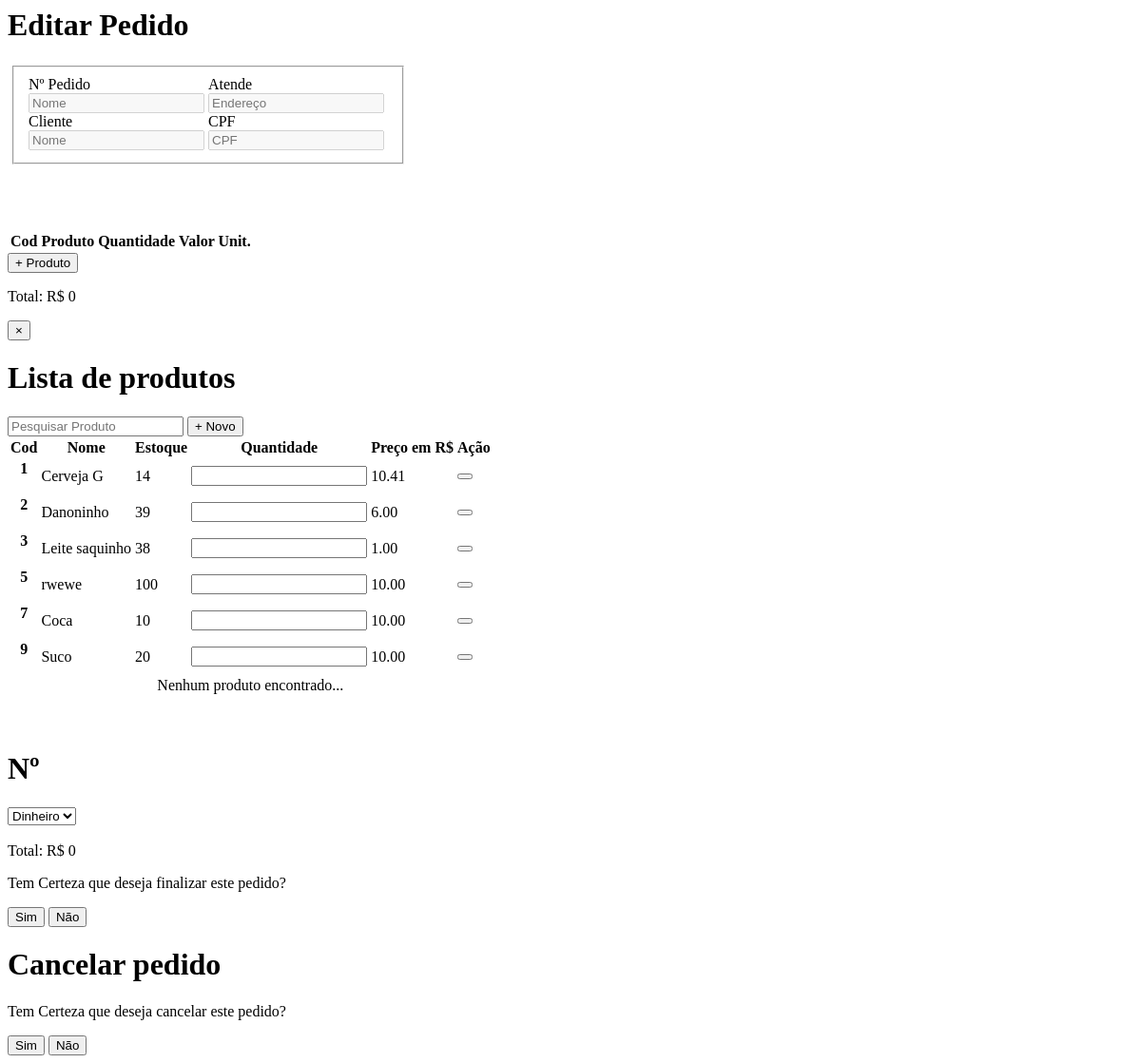
The app's page /pages/UpdatePedido.php, older data.
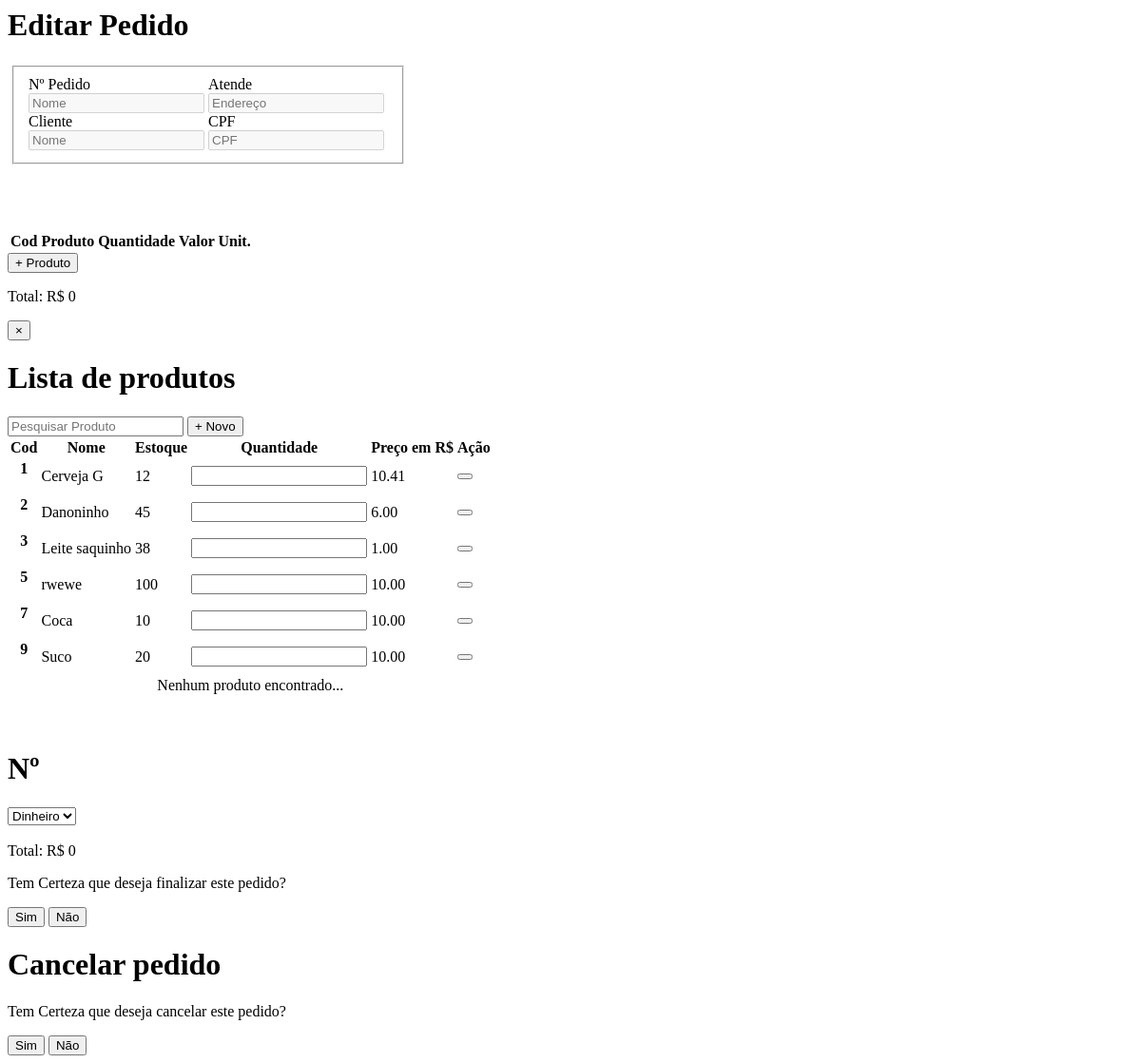
The same page, newer data.
### tables this page shows
CREATE TABLE IF NOT EXISTS `tb_produto` (
  `idproduto` int(11) NOT NULL AUTO_INCREMENT,
  `nome` varchar(255) NOT NULL,
  `id_categoria` int(1) NOT NULL,
  `estoque` int(11) NOT NULL,
  `preco_unit` decimal(10,2) NOT NULL,
  `id_fornecedor` int(11) NOT NULL,
  `status` bit(1) NOT NULL,
  `alerta_estoque` int(11) DEFAULT NULL,
  PRIMARY KEY (`idproduto`)
);

### classes/Mysql.php (called while the page is built)
<?php
	class Mysql
	{
		private static $pdo;
		public static function conectar(){
			if(self::$pdo == null){
				try{
					self::$pdo = new PDO('mysql:host='.HOST.';dbname='.DATABASE,USER,PASSWORD,array(PDO::MYSQL_ATTR_INIT_COMMAND => 'SET NAMES utf8'));
					self::$pdo->setAttribute(PDO::ATTR_ERRMODE,PDO::ERRMODE_EXCEPTION);
				}catch(Exception $e){
					echo '<h2>Erro ao conectar.</h2>';
				}
			}
			return self::$pdo;
		}
	}
?>

### pages/UpdatePedido.php (the view, shortened to what the changed rows need)
<div class="card-title mt-5 text-center">
   <h1>Editar Pedido</h1>
</div>
<div class="w100 left" style="margin-top: 50px;">
   <table class="table" id="pedido">
     <thead class="thead-dark">
       <tr>
         <th scope="col">Cod</th>
         <th scope="col">Produto</th>
         <th scope="col">Quantidade</th>
         <th scope="col">Valor Unit.</th>
       </tr>
     </thead>
   </table>
</div>
<div class="modal fade" id="myModal" role="dialog">
  <div class="modal-dialog">
    <div class="modal-content">
      <div class="modal-header">
          <h1>Lista de produtos</h1>
      </div>
      <div class="modal-body">
        <div class="table-responsive">
          <table class="table table-striped table-bordered table-hover" id="list-thumbs">
              <thead>
                <tr>
                    <th>Cod</th>
                    <th>Nome</th>
                    <th>Estoque</th>
                    <th>Quantidade</th>
                    <th>Preço em R$</th>
                    <th>Ação</th>
                </tr>
              </thead>
            <tbody>
              <?php
                $produtos = MySql::conectar()->prepare("
                SELECT idproduto, nome, estoque, preco_unit, status
                FROM tb_produto
                WHERE status != 0
                ");
                $produtos->execute();
                $produtos = $produtos->fetchAll();
                foreach ($produtos as $key => $value):
              ?>
              <tr>
                    <th><form method="post" style="display: inline-block;">
                      <?php echo $value['idproduto'];?>
                    </th>
                    <td><?php echo $value['nome']?></td>
                    <td><?php echo $value['estoque'];?></td>
                    <td><input type="number" name="qtd"></td>
                    <td><?php echo $value['preco_unit'];?></td>
                    <td>
                        <button class="btn btn-xs" title="Adicionar" type="submit">
                        </button>
                  </td>
              </tr>
              <?php endforeach;?>
            </tbody>
        </table>
      </div>
      </div>
    </div>
  </div>
</div>
<div class="modal fade" id="fecharCompra" role="dialog">
  <div class="modal-dialog">
    <div class="modal-content"><h1>Nº
      <?php echo $_GET['pedido'];?></h1>
    </div>
  </div>
</div>
<div class="modal fade" id="ModalCancelarPed" role="dialog">
  <div class="modal-dialog">
    <div class="modal-content">
      <div class="modal-header">
        <h1>Cancelar pedido</h1>
      </div>
    </div>
  </div>
</div>

Row changes from the older to the newer data that the page shows:
changed tb_produto "Cerveja G": estoque "14" → "12"
changed tb_produto "Danoninho": estoque "39" → "45"
